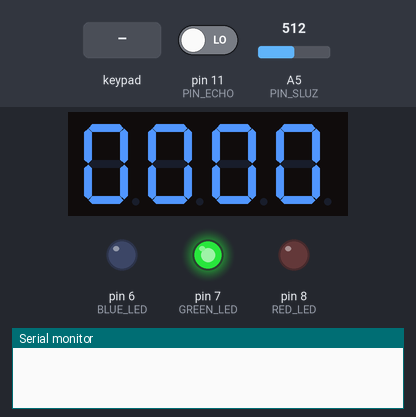
A sketch run on a simulated Arduino Uno, built with avr-gcc and run on an emulated ATmega328P. On the bench: 4-digit seven-segment display, output pins drawn as LEDs (lit = HIGH), the last lines printed to the serial monitor. Dashed ring = blinking. The test bench sets the inputs (shaded band); at power-on: A5 (PIN_SLUZ) = 512, pin 11 (PIN_ECHO) LOW. Pins used as bus, display or sensor lines are not drawn.

Above: at 2.7 s.
2.8 s: keypad keys 1 3 9 7 pressed 0.4 s apart
At 4.93 s:
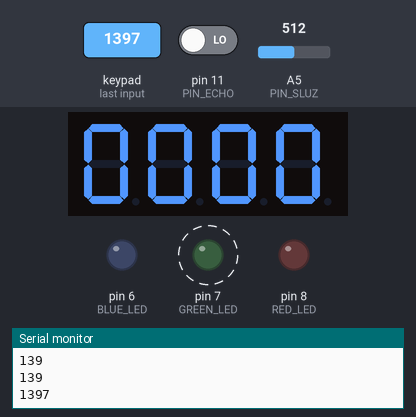
6.8 s: A5 (PIN_SLUZ) set to 163
8.9 s: A5 (PIN_SLUZ) set to 134
At 10.1 s:
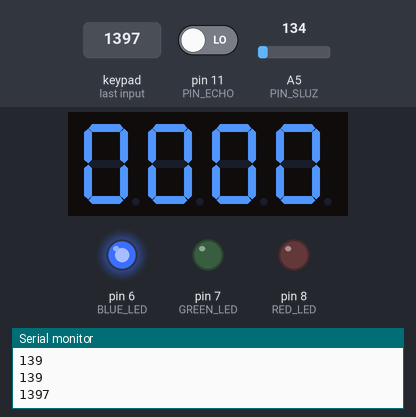
10.5 s: A5 (PIN_SLUZ) set to 160
At 11.5 s:
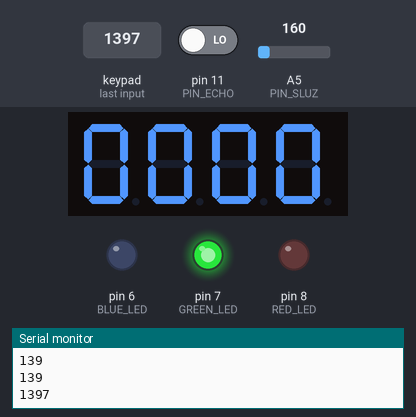
12.5 s: keypad keys 9 8 7 6 pressed 0.4 s apart
At 16.5 s:
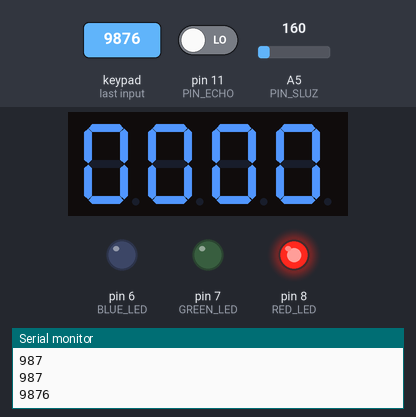
17.1 s: key 'C' pressed
At 20.3 s:
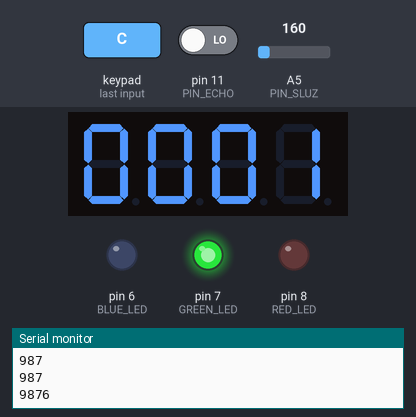
Timing chart, 0 to 21.1 s (numbered marks = the images above; inputs shaded):
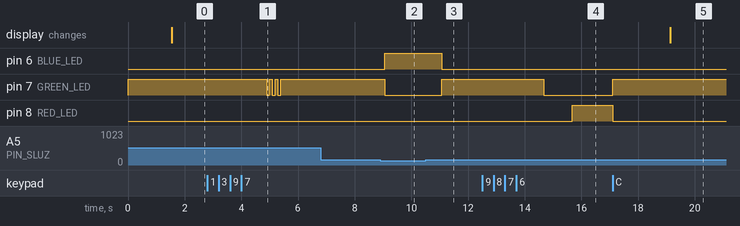

The sketch:

Prac2_6.ino
```cpp
#include <TM1637.h>
#include <Keypad.h>

#define RED_LED 8
#define GREEN_LED 7
#define BLUE_LED 6

#define PIN_CLK 10
#define PIN_DIO 12

#define PIN_TRIG 9
#define PIN_ECHO 11

#define PIN_SLUZ A5
#define THRESHOLD 150

#define PASSWORD "9876"

const byte nfilas = 4;
const byte ncolumnas = 4;
char teclas[nfilas][ncolumnas] = {
{'1','2','3','A'},
{'4','5','6','B'},
{'7','8','9','C'},
{'*','0','#','D'}
};

byte pfilas[nfilas] = {2, 3, 4, 5}; // Filas
byte pcolumnas[ncolumnas] = {A0, A1, A2, A3}; //Columnas

Keypad teclado = Keypad(makeKeymap(teclas), pfilas, pcolumnas, nfilas, ncolumnas);
TM1637 screen(PIN_CLK, PIN_DIO);

int segundos = 5;
String bufferLectura = "";

int contador = 0;

void cerrar() {
  digitalWrite(RED_LED, LOW);
  digitalWrite(GREEN_LED, HIGH);
  digitalWrite(BLUE_LED, LOW);
}

void entrar() {
  digitalWrite(RED_LED, HIGH);
  digitalWrite(GREEN_LED, LOW);
  digitalWrite(BLUE_LED, LOW);
}

void salir() {
  digitalWrite(RED_LED, LOW);
  digitalWrite(GREEN_LED, LOW);
  digitalWrite(BLUE_LED, HIGH);
}

void parpadear() {
  digitalWrite(RED_LED, LOW);
  digitalWrite(BLUE_LED, LOW);
  for(int i = 0; i<3; i++){
    digitalWrite(GREEN_LED, LOW);
    delay(100);
    digitalWrite(GREEN_LED, HIGH);
    delay(100);
  }
}

void updateBuffer() {
  char c = teclado.getKey();
  if (c == '*') {
    configurar();
  } else if (c != '\0' && isDigit(c)) {
    bufferLectura += c;
  }
}

bool hayAlgoExterior() {
  //Medir distancia
  digitalWrite(PIN_TRIG, LOW);
  delayMicroseconds(5);

  digitalWrite(PIN_TRIG, HIGH); /* Emitimos el pulso ultrasónico */
  delayMicroseconds(10);

  long responseTime = pulseIn(PIN_ECHO, HIGH);
  long distance = int(0.01716*responseTime);
  //Comprobar
  return distance <= 10;
}

bool hayAlgoInterior() {
  int val = analogRead(PIN_SLUZ);
  return val < THRESHOLD;
}

void updateContador() {
 int digit0 =  contador/1000;
 int digit1 = (contador - digit0*1000)/100;
 int digit2 = (contador - (digit0*1000 + digit1*100))/10;
 int digit3 =  contador - (digit0*1000 + digit1*100 + digit2*10);

 screen.display(0, digit0);
 screen.display(1, digit1);
 screen.display(2, digit2);
 screen.display(3, digit3);
}

void configurar() {
  Serial.println("Configurar");
  String seg = "";
  while(true) {
      char c = teclado.getKey();
      if (c == '*')
        break;
      else if (c != '\0' && isDigit(c))
        seg += c;
      delay(5);
  }
  Serial.println("Cambiado a: " + seg);
  segundos = seg.toInt();
}

void setup() {
  pinMode(RED_LED, OUTPUT);
  pinMode(GREEN_LED, OUTPUT);
  pinMode(BLUE_LED, OUTPUT);
  pinMode(PIN_TRIG, OUTPUT);
  pinMode(PIN_ECHO, INPUT);
  pinMode(PIN_SLUZ, INPUT);
  cerrar();
  screen.init();
  screen.set(BRIGHT_TYPICAL);
  delay(1500);// Esperamos a que se inicie la pantalla
  Serial.begin(9600);
}

void loop() {
  updateBuffer();
  Serial.println(bufferLectura);
  if (hayAlgoInterior()) {
    salir();
    while(!(hayAlgoExterior() && !hayAlgoInterior()))
      delay(5);
    cerrar();
  } else if (bufferLectura.length() >= 4) {
    if (bufferLectura.equals(PASSWORD)) { //Es correcta
      digitalWrite(GREEN_LED, LOW);
      delay(1000);
      entrar();
      double inicioCuentaTiempo = millis();
      while(millis() - inicioCuentaTiempo < segundos * 1000) {
        if (hayAlgoInterior() && hayAlgoExterior())
          inicioCuentaTiempo = millis();
        else if (teclado.getKey() == 'C' || (hayAlgoInterior() && !hayAlgoExterior()))
          break;
      }
      contador++;
      cerrar();
    } else { //Contraseña incorrecta
      parpadear();
      cerrar();
    }
    bufferLectura = "";
    delay(2000);
  }
  updateContador();
  delay(200);
}
```

Measured:
- the behaviour switches between 150 and 149 on A5 (PIN_SLUZ) (found by bisection; images 1 and 2)
- after the input at 2.8 s, pin 7 (GREEN_LED): alternates HIGH for 0.10 s and LOW for 0.10 s, 6 changes in all, then stays HIGH, starting after 2.1 s
- after the input at 6.8 s, every drawn part: stays the same
- after the input at 8.9 s, pin 6 (BLUE_LED): LOW → HIGH after 0.16 s; pin 7 (GREEN_LED): HIGH → LOW after 0.16 s
- after the input at 10.5 s, pin 6 (BLUE_LED): HIGH → LOW after 0.57 s; pin 7 (GREEN_LED): LOW → HIGH after 0.57 s
- after the input at 12.5 s, pin 7 (GREEN_LED): HIGH → LOW after 2.2 s; pin 8 (RED_LED): LOW → HIGH after 3.2 s
- after the input at 17.1 s, pin 7 (GREEN_LED): LOW → HIGH after 0.01 s instead of 3.6 s; pin 8 (RED_LED): HIGH → LOW after 0.01 s instead of 3.6 s; the display: changes after 2.0 s (image 5)
